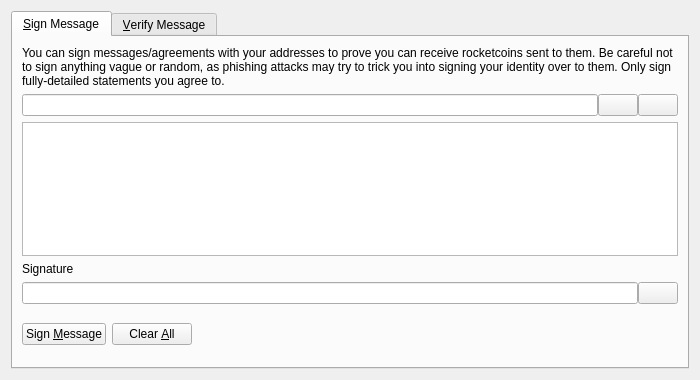
<?xml version="1.0" encoding="UTF-8"?>
<ui version="4.0">
 <class>SignVerifyMessageDialog</class>
 <widget class="QDialog" name="SignVerifyMessageDialog">
  <property name="geometry">
   <rect>
    <x>0</x>
    <y>0</y>
    <width>700</width>
    <height>380</height>
   </rect>
  </property>
  <property name="windowTitle">
   <string>Signatures - Sign / Verify a Message</string>
  </property>
  <property name="modal">
   <bool>true</bool>
  </property>
  <layout class="QVBoxLayout" name="verticalLayout">
   <item>
    <widget class="QTabWidget" name="tabWidget">
     <property name="currentIndex">
      <number>0</number>
     </property>
     <widget class="QWidget" name="tabSignMessage">
      <attribute name="title">
       <string>&amp;Sign Message</string>
      </attribute>
      <layout class="QVBoxLayout" name="verticalLayout_SM">
       <item>
        <widget class="QLabel" name="infoLabel_SM">
         <property name="text">
          <string>You can sign messages/agreements with your addresses to prove you can receive rocketcoins sent to them. Be careful not to sign anything vague or random, as phishing attacks may try to trick you into signing your identity over to them. Only sign fully-detailed statements you agree to.</string>
         </property>
         <property name="textFormat">
          <enum>Qt::PlainText</enum>
         </property>
         <property name="wordWrap">
          <bool>true</bool>
         </property>
        </widget>
       </item>
       <item>
        <layout class="QHBoxLayout" name="horizontalLayout_1_SM">
         <property name="spacing">
          <number>0</number>
         </property>
         <item>
          <widget class="QValidatedLineEdit" name="addressIn_SM">
           <property name="toolTip">
            <string>The Rocketcoin address to sign the message with</string>
           </property>
          </widget>
         </item>
         <item>
          <widget class="QPushButton" name="addressBookButton_SM">
           <property name="toolTip">
            <string>Choose previously used address</string>
           </property>
           <property name="text">
            <string/>
           </property>
           <property name="icon">
            <iconset resource="../bitcoin.qrc">
             <normaloff>:/icons/address-book</normaloff>:/icons/address-book</iconset>
           </property>
           <property name="shortcut">
            <string>Alt+A</string>
           </property>
           <property name="autoDefault">
            <bool>false</bool>
           </property>
          </widget>
         </item>
         <item>
          <widget class="QPushButton" name="pasteButton_SM">
           <property name="toolTip">
            <string>Paste address from clipboard</string>
           </property>
           <property name="text">
            <string/>
           </property>
           <property name="icon">
            <iconset resource="../bitcoin.qrc">
             <normaloff>:/icons/editpaste</normaloff>:/icons/editpaste</iconset>
           </property>
           <property name="shortcut">
            <string>Alt+P</string>
           </property>
           <property name="autoDefault">
            <bool>false</bool>
           </property>
          </widget>
         </item>
        </layout>
       </item>
       <item>
        <widget class="QPlainTextEdit" name="messageIn_SM">
         <property name="toolTip">
          <string>Enter the message you want to sign here</string>
         </property>
        </widget>
       </item>
       <item>
        <widget class="QLabel" name="signatureLabel_SM">
         <property name="text">
          <string>Signature</string>
         </property>
         <property name="textFormat">
          <enum>Qt::PlainText</enum>
         </property>
        </widget>
       </item>
       <item>
        <layout class="QHBoxLayout" name="horizontalLayout_2_SM">
         <property name="spacing">
          <number>0</number>
         </property>
         <item>
          <widget class="QLineEdit" name="signatureOut_SM">
           <property name="font">
            <font>
             <italic>true</italic>
            </font>
           </property>
           <property name="readOnly">
            <bool>true</bool>
           </property>
          </widget>
         </item>
         <item>
          <widget class="QPushButton" name="copySignatureButton_SM">
           <property name="toolTip">
            <string>Copy the current signature to the system clipboard</string>
           </property>
           <property name="text">
            <string/>
           </property>
           <property name="icon">
            <iconset resource="../bitcoin.qrc">
             <normaloff>:/icons/editcopy</normaloff>:/icons/editcopy</iconset>
           </property>
           <property name="autoDefault">
            <bool>false</bool>
           </property>
          </widget>
         </item>
        </layout>
       </item>
       <item>
        <layout class="QHBoxLayout" name="horizontalLayout_3_SM">
         <item>
          <widget class="QPushButton" name="signMessageButton_SM">
           <property name="toolTip">
            <string>Sign the message to prove you own this Rocketcoin address</string>
           </property>
           <property name="text">
            <string>Sign &amp;Message</string>
           </property>
           <property name="icon">
            <iconset resource="../bitcoin.qrc">
             <normaloff>:/icons/edit</normaloff>:/icons/edit</iconset>
           </property>
           <property name="autoDefault">
            <bool>false</bool>
           </property>
          </widget>
         </item>
         <item>
          <widget class="QPushButton" name="clearButton_SM">
           <property name="toolTip">
            <string>Reset all sign message fields</string>
           </property>
           <property name="text">
            <string>Clear &amp;All</string>
           </property>
           <property name="icon">
            <iconset resource="../bitcoin.qrc">
             <normaloff>:/icons/remove</normaloff>:/icons/remove</iconset>
           </property>
           <property name="autoDefault">
            <bool>false</bool>
           </property>
          </widget>
         </item>
         <item>
          <spacer name="horizontalSpacer_1_SM">
           <property name="orientation">
            <enum>Qt::Horizontal</enum>
           </property>
           <property name="sizeHint" stdset="0">
            <size>
             <width>40</width>
             <height>48</height>
            </size>
           </property>
          </spacer>
         </item>
         <item>
          <widget class="QLabel" name="statusLabel_SM">
           <property name="font">
            <font>
             <weight>75</weight>
             <bold>true</bold>
            </font>
           </property>
           <property name="text">
            <string/>
           </property>
           <property name="wordWrap">
            <bool>true</bool>
           </property>
          </widget>
         </item>
         <item>
          <spacer name="horizontalSpacer_2_SM">
           <property name="orientation">
            <enum>Qt::Horizontal</enum>
           </property>
           <property name="sizeHint" stdset="0">
            <size>
             <width>40</width>
             <height>48</height>
            </size>
           </property>
          </spacer>
         </item>
        </layout>
       </item>
      </layout>
     </widget>
     <widget class="QWidget" name="tabVerifyMessage">
      <attribute name="title">
       <string>&amp;Verify Message</string>
      </attribute>
      <layout class="QVBoxLayout" name="verticalLayout_VM">
       <item>
        <widget class="QLabel" name="infoLabel_VM">
         <property name="text">
          <string>Enter the receiver's address, message (ensure you copy line breaks, spaces, tabs, etc. exactly) and signature below to verify the message. Be careful not to read more into the signature than what is in the signed message itself, to avoid being tricked by a man-in-the-middle attack. Note that this only proves the signing party receives with the address, it cannot prove sendership of any transaction!</string>
         </property>
         <property name="textFormat">
          <enum>Qt::PlainText</enum>
         </property>
         <property name="alignment">
          <set>Qt::AlignLeading|Qt::AlignLeft|Qt::AlignTop</set>
         </property>
         <property name="wordWrap">
          <bool>true</bool>
         </property>
        </widget>
       </item>
       <item>
        <layout class="QHBoxLayout" name="horizontalLayout_1_VM">
         <property name="spacing">
          <number>0</number>
         </property>
         <item>
          <widget class="QValidatedLineEdit" name="addressIn_VM">
           <property name="toolTip">
            <string>The Rocketcoin address the message was signed with</string>
           </property>
          </widget>
         </item>
         <item>
          <widget class="QPushButton" name="addressBookButton_VM">
           <property name="toolTip">
            <string>Choose previously used address</string>
           </property>
           <property name="text">
            <string/>
           </property>
           <property name="icon">
            <iconset resource="../bitcoin.qrc">
             <normaloff>:/icons/address-book</normaloff>:/icons/address-book</iconset>
           </property>
           <property name="shortcut">
            <string>Alt+A</string>
           </property>
           <property name="autoDefault">
            <bool>false</bool>
           </property>
          </widget>
         </item>
        </layout>
       </item>
       <item>
        <widget class="QPlainTextEdit" name="messageIn_VM"/>
       </item>
       <item>
        <widget class="QValidatedLineEdit" name="signatureIn_VM"/>
       </item>
       <item>
        <layout class="QHBoxLayout" name="horizontalLayout_2_VM">
         <item>
          <widget class="QPushButton" name="verifyMessageButton_VM">
           <property name="toolTip">
            <string>Verify the message to ensure it was signed with the specified Rocketcoin address</string>
           </property>
           <property name="text">
            <string>Verify &amp;Message</string>
           </property>
           <property name="icon">
            <iconset resource="../bitcoin.qrc">
             <normaloff>:/icons/transaction_0</normaloff>:/icons/transaction_0</iconset>
           </property>
           <property name="autoDefault">
            <bool>false</bool>
           </property>
          </widget>
         </item>
         <item>
          <widget class="QPushButton" name="clearButton_VM">
           <property name="toolTip">
            <string>Reset all verify message fields</string>
           </property>
           <property name="text">
            <string>Clear &amp;All</string>
           </property>
           <property name="icon">
            <iconset resource="../bitcoin.qrc">
             <normaloff>:/icons/remove</normaloff>:/icons/remove</iconset>
           </property>
           <property name="autoDefault">
            <bool>false</bool>
           </property>
          </widget>
         </item>
         <item>
          <spacer name="horizontalSpacer_1_VM">
           <property name="orientation">
            <enum>Qt::Horizontal</enum>
           </property>
           <property name="sizeHint" stdset="0">
            <size>
             <width>40</width>
             <height>48</height>
            </size>
           </property>
          </spacer>
         </item>
         <item>
          <widget class="QLabel" name="statusLabel_VM">
           <property name="font">
            <font>
             <weight>75</weight>
             <bold>true</bold>
            </font>
           </property>
           <property name="text">
            <string/>
           </property>
           <property name="wordWrap">
            <bool>true</bool>
           </property>
          </widget>
         </item>
         <item>
          <spacer name="horizontalSpacer_2_VM">
           <property name="orientation">
            <enum>Qt::Horizontal</enum>
           </property>
           <property name="sizeHint" stdset="0">
            <size>
             <width>40</width>
             <height>48</height>
            </size>
           </property>
          </spacer>
         </item>
        </layout>
       </item>
      </layout>
     </widget>
    </widget>
   </item>
  </layout>
 </widget>
 <customwidgets>
  <customwidget>
   <class>QValidatedLineEdit</class>
   <extends>QLineEdit</extends>
   <header>qvalidatedlineedit.h</header>
  </customwidget>
 </customwidgets>
 <resources>
  <include location="../bitcoin.qrc"/>
 </resources>
 <connections/>
</ui>
